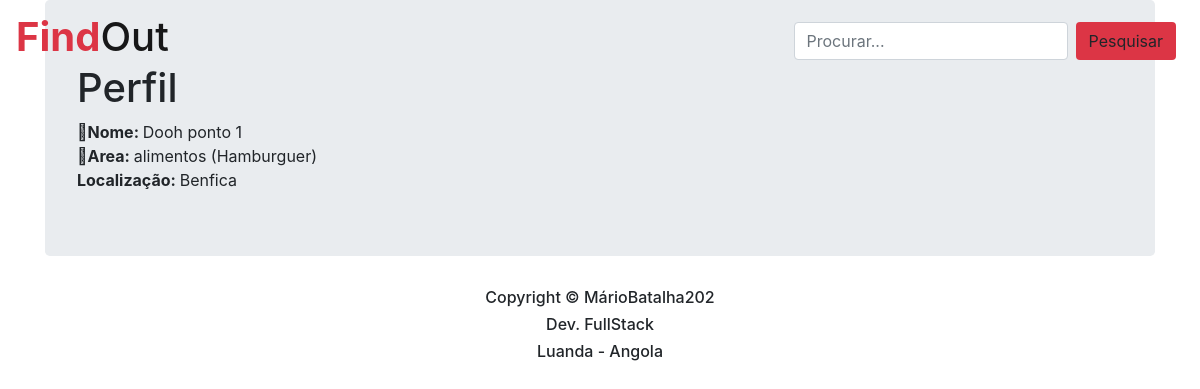
The page /view/visualizar.php?id=5 on the database its author committed.
### tables this page shows
CREATE TABLE `cadastro` (
  `id` int(11) NOT NULL,
  `Nome` varchar(100) NOT NULL,
  `area` varchar(100) NOT NULL,
  `tutela` varchar(20) NOT NULL,
  `local` varchar(200) NOT NULL,
  `descricao` varchar(200) NOT NULL,
  `Rotas` varchar(3000) NOT NULL,
  `img` varchar(200) NOT NULL
);

### controller/ClassConexao.php (called while the page is built)
<?php
class ClassConexao{
    public function connectDB(){
        try{
            $con=new PDO("mysql:host=localhost;dbname=crud","root","");
            return $con;
        }catch (PDOExpection $erro){
            return $erro-> getMessage();
        }
    }
}
?>

### controller/ClassCrud.php (called while the page is built, shortened)
<?php
include("ClassConexao.php");
Class ClassCrud extends ClassConexao{
    private $crud;
    private $contador;
    public function  preparedstatements($query, $parametros){
        $this->crud=$this->connectDB()->prepare($query);
        if($this->contador > 0){
            for($i=1; $i<=$this->contador; $i++ ){
                $this->crud->bindValue($i, $parametros[$i-1]);
            }
        }
      $this->crud->execute();
    }
    public function countparametros($parametros){
        $this->contador=count($parametros);
    }
    public function selectDB($campos, $tabela, $condicao, $parametros){
        $this->preparedstatements("SELECT {$campos} FROM {$tabela} {$condicao}", $parametros);
        return $this->crud;
        }
  }
?>

### view/visualizar.php (the view, shortened to what this page needs)
<!DOCTYPE html>
<html lang="pt-br">
<head>
    <link rel="stylesheet" href="../font/css/bootstrap.min.css">
    <link rel="stylesheet" href="../font/font awesome/fontawesome.min.css">
    <link rel="stylesheet" href="../font/js/bootstrap.min.js">
</head>
<body>
<?php include_once("header.php");?>
<div class="jumbotron">
<?php
include_once("../controller/ClassCrud.php");
    $crud = new ClassCrud();
    $iduser=filter_input(INPUT_GET, 'id', FILTER_SANITIZE_SPECIAL_CHARS);
    $BFetch=$crud->selectDB("*", "cadastro","where id=?", array($iduser));
    $Fetch=$BFetch->fetch(PDO::FETCH_ASSOC);
?>
    <h1>Perfil</h1>
    <i class="fa fa-user-circle"></i><strong>Nome: </strong><?php echo $Fetch['Nome']; ?><br>
    <i class="fas fa-arrow-down"></i><strong>Area: </strong><?php echo $Fetch['area']; ?><br>
    <i class="fas fa-arrow-dow "></i><strong>Localização: </strong><?php echo $Fetch['local']; ?>
</div>
  </head>
  <body>
<?php include_once("footer.php");?>
</body>
</html>

### view/visualizar.php (style rules this page uses)
html, body { height: 80%; margin: 0; padding: 0; }

### rows shown on the page
cadastro: Nome "Dooh ponto 1", area "alimentos (Hamburguer)", local "Benfica"
